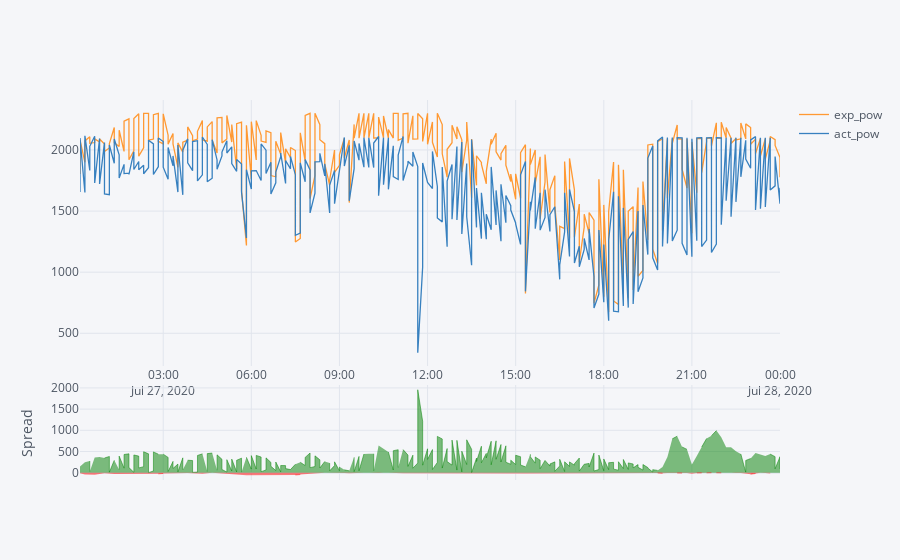

Notebook code cell kept with this figure:
### Code cell
pot[['exp_pow','act_pow']].iplot(kind='spread')

### Figure 1 — Plotly figure (JSON) as saved in the notebook; plotly's stock layout.template omitted (floating-point values rounded to 4 significant figures; data arrays with more than 128 entries replaced by an {"elided": "..."} marker saying what was removed)
{"data": [{"line": {"color": "rgba(255, 153, 51, 1.0)", "dash": "solid", "shape": "linear", "width": 1.3}, "mode": "lines", "name": "exp_pow", "text": "", "type": "scatter", "x": {"elided": "288 str values"}, "y": {"elided": "288 float values"}}, {"line": {"color": "rgba(55, 128, 191, 1.0)", "dash": "solid", "shape": "linear", "width": 1.3}, "mode": "lines", "name": "act_pow", "text": "", "type": "scatter", "x": {"elided": "288 str values"}, "y": {"elided": "288 float values"}}, {"connectgaps": false, "fill": "tozeroy", "line": {"color": "green", "dash": "solid", "shape": "linear", "width": 0.5}, "mode": "lines", "name": "Spread", "showlegend": false, "type": "scatter", "x": {"elided": "288 str values"}, "xaxis": "x2", "y": {"elided": "288 mixed values"}, "yaxis": "y2"}, {"connectgaps": false, "fill": "tozeroy", "line": {"color": "red", "dash": "solid", "shape": "linear", "width": 0.5}, "mode": "lines", "name": "Spread", "showlegend": false, "type": "scatter", "x": {"elided": "288 str values"}, "xaxis": "x2", "y": {"elided": "288 mixed values"}, "yaxis": "y2"}], "layout": {"hovermode": "x", "legend": {"bgcolor": "#F5F6F9", "font": {"color": "#4D5663"}}, "paper_bgcolor": "#F5F6F9", "plot_bgcolor": "#F5F6F9", "title": {"font": {"color": "#4D5663"}}, "xaxis": {"gridcolor": "#E1E5ED", "showgrid": true, "tickfont": {"color": "#4D5663"}, "title": {"font": {"color": "#4D5663"}, "text": ""}, "zerolinecolor": "#E1E5ED"}, "xaxis2": {"anchor": "y2", "gridcolor": "#E1E5ED", "showgrid": true, "showticklabels": false, "tickfont": {"color": "#4D5663"}, "title": {"font": {"color": "#4D5663"}, "text": ""}, "zerolinecolor": "#E1E5ED"}, "yaxis": {"domain": [0.3, 1], "gridcolor": "#E1E5ED", "showgrid": true, "tickfont": {"color": "#4D5663"}, "title": {"font": {"color": "#4D5663"}, "text": ""}, "zerolinecolor": "#E1E5ED"}, "yaxis2": {"domain": [0, 0.25], "gridcolor": "#E1E5ED", "showgrid": true, "tickfont": {"color": "#4D5663"}, "title": {"font": {"color": "#4D5663"}, "text": "Spread"}, "zerolinecolor": "#E1E5ED"}}}
